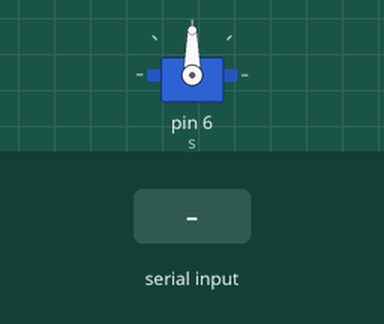
Bench run of a sketch on a simulated Arduino Uno, built with avr-gcc and run on an emulated ATmega328P. Parts: servo. Inputs (shaded band) come from the test bench.

Above: at 1.2 s.
1.3 s: "90,45\n" received over Serial
At 2.2 s:
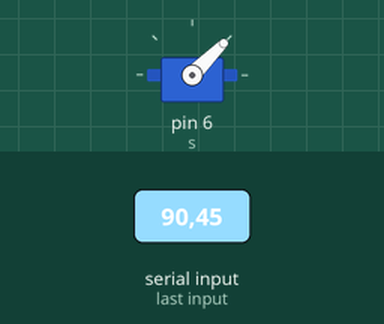
2.8 s: "30,150\n" received over Serial
At 3.4 s:
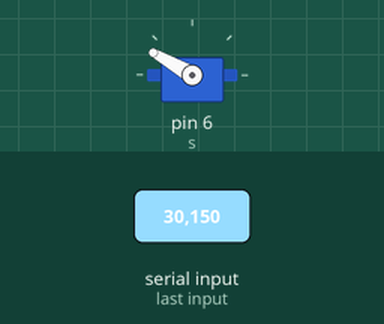
4.3 s: "5\n" received over Serial
At 5.5 s:
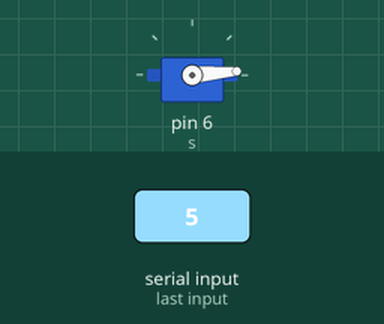
5.8 s: "200\n" received over Serial
At 6.9 s:
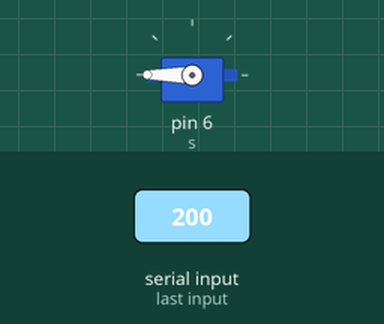
7.3 s: "90\n" received over Serial
At 8.0 s:
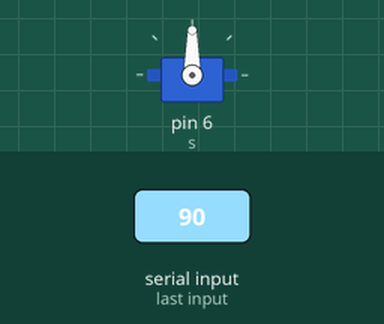
Timing chart, 0 to 9.8 s (numbered marks = the images above; inputs shaded):
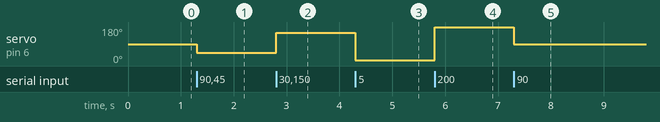

Measured:
- after the input at 1.3 s, servo on pin 6 (s): 90° → 45° at once
- after the input at 2.8 s, servo on pin 6 (s): 45° → 150° at once
- after the input at 4.3 s, servo on pin 6 (s): 150° → 5° at once
- after the input at 5.8 s, servo on pin 6 (s): 5° → 180° at once
- after the input at 7.3 s, servo on pin 6 (s): 180° → 90° at once

The sketch:

servo_set.ino
```cpp
#include <Servo.h>
Servo s;
void setup() {
  // put your setup code here, to run once:
  s.attach(6);
  Serial.begin(115200);
}

void loop() {
  while(Serial.available()){
    int d = Serial.parseInt();
    s.write(d);
    Serial.read();
  }
}
```
